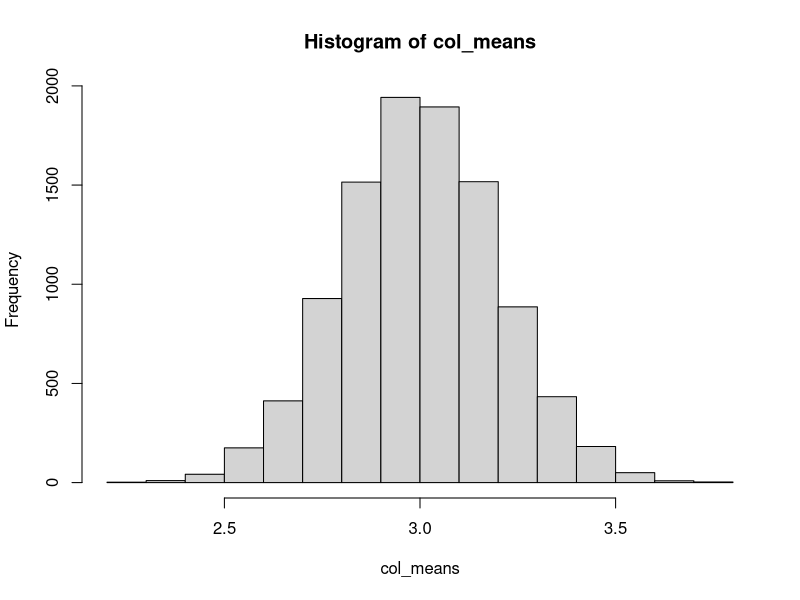

The R script that drew this image:
## ---- chunk 1
set.seed(1) # Please don't remove this code!
## ---- chunk 2
normal1mil <- rnorm(1000000,mean=3,sd=2)
mean(normal1mil)
sd(normal1mil)
## ---- chunk 3
mil3 <- normal1mil[normal1mil>3]
mean(mil3)
## ---- chunk 4
normal1mil_mat <- matrix(normal1mil, nrow = 100, ncol = 10000)
## ---- chunk 5
mean(normal1mil_mat[,1234])
## ---- chunk 6
col_means <- c()
col_means[1:10000] <- colSums(normal1mil_mat[,1:10000]) / 100
col_means2 <- apply(normal1mil_mat,2,sum) / 100
all(col_means == col_means2)
## ---- chunk 7
hist(col_means)
mean(col_means)
sd(col_means)
## ---- chunk 8
num_3devs <- c()
for (i in 1:10000){
  num_3devs[i]<-sum((abs(normal1mil_mat[,i] - col_means[i]) > 3*sd(normal1mil_mat[,i]))*1)
}
## ---- chunk 9
num_3devs2 <- c()
num_3devs2<-apply(normal1mil_mat,2,function(vec) sum((abs(vec - mean(vec)) > 3*sd(vec))*1))
## ---- chunk 10
table(num_3devs)
